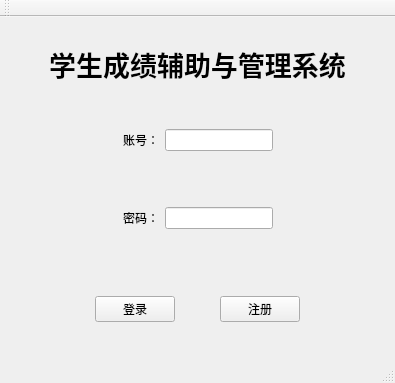
<?xml version="1.0" encoding="UTF-8"?>
<ui version="4.0">
 <class>LogInClass</class>
 <widget class="QMainWindow" name="LogInClass">
  <property name="geometry">
   <rect>
    <x>0</x>
    <y>0</y>
    <width>395</width>
    <height>383</height>
   </rect>
  </property>
  <property name="windowTitle">
   <string>LogIn</string>
  </property>
  <widget class="QWidget" name="centralWidget">
   <layout class="QGridLayout" name="gridLayout">
    <item row="1" column="1">
     <widget class="QLabel" name="label_3">
      <property name="sizePolicy">
       <sizepolicy hsizetype="Preferred" vsizetype="Preferred">
        <horstretch>0</horstretch>
        <verstretch>0</verstretch>
       </sizepolicy>
      </property>
      <property name="font">
       <font>
        <family>楷体</family>
        <pointsize>20</pointsize>
        <weight>75</weight>
        <bold>true</bold>
       </font>
      </property>
      <property name="contextMenuPolicy">
       <enum>Qt::DefaultContextMenu</enum>
      </property>
      <property name="text">
       <string>学生成绩辅助与管理系统</string>
      </property>
      <property name="textFormat">
       <enum>Qt::AutoText</enum>
      </property>
      <property name="alignment">
       <set>Qt::AlignCenter</set>
      </property>
      <property name="wordWrap">
       <bool>false</bool>
      </property>
     </widget>
    </item>
    <item row="1" column="2">
     <spacer name="horizontalSpacer_3">
      <property name="orientation">
       <enum>Qt::Horizontal</enum>
      </property>
      <property name="sizeHint" stdset="0">
       <size>
        <width>40</width>
        <height>20</height>
       </size>
      </property>
     </spacer>
    </item>
    <item row="1" column="0">
     <spacer name="horizontalSpacer_2">
      <property name="orientation">
       <enum>Qt::Horizontal</enum>
      </property>
      <property name="sizeHint" stdset="0">
       <size>
        <width>40</width>
        <height>20</height>
       </size>
      </property>
     </spacer>
    </item>
    <item row="5" column="1">
     <spacer name="verticalSpacer_2">
      <property name="orientation">
       <enum>Qt::Vertical</enum>
      </property>
      <property name="sizeHint" stdset="0">
       <size>
        <width>20</width>
        <height>40</height>
       </size>
      </property>
     </spacer>
    </item>
    <item row="4" column="1">
     <widget class="QWidget" name="widget_4" native="true">
      <layout class="QHBoxLayout" name="horizontalLayout_3">
       <item>
        <spacer name="horizontalSpacer_8">
         <property name="orientation">
          <enum>Qt::Horizontal</enum>
         </property>
         <property name="sizeHint" stdset="0">
          <size>
           <width>40</width>
           <height>20</height>
          </size>
         </property>
        </spacer>
       </item>
       <item>
        <widget class="QPushButton" name="ToLogIn">
         <property name="text">
          <string>登录</string>
         </property>
        </widget>
       </item>
       <item>
        <spacer name="horizontalSpacer">
         <property name="orientation">
          <enum>Qt::Horizontal</enum>
         </property>
         <property name="sizeHint" stdset="0">
          <size>
           <width>40</width>
           <height>20</height>
          </size>
         </property>
        </spacer>
       </item>
       <item>
        <widget class="QPushButton" name="ToRegist">
         <property name="text">
          <string>注册</string>
         </property>
        </widget>
       </item>
       <item>
        <spacer name="horizontalSpacer_9">
         <property name="orientation">
          <enum>Qt::Horizontal</enum>
         </property>
         <property name="sizeHint" stdset="0">
          <size>
           <width>40</width>
           <height>20</height>
          </size>
         </property>
        </spacer>
       </item>
      </layout>
     </widget>
    </item>
    <item row="3" column="1">
     <widget class="QWidget" name="widget_3" native="true">
      <layout class="QVBoxLayout" name="verticalLayout">
       <item>
        <widget class="QWidget" name="widget" native="true">
         <layout class="QHBoxLayout" name="horizontalLayout">
          <item>
           <spacer name="horizontalSpacer_4">
            <property name="orientation">
             <enum>Qt::Horizontal</enum>
            </property>
            <property name="sizeHint" stdset="0">
             <size>
              <width>40</width>
              <height>20</height>
             </size>
            </property>
           </spacer>
          </item>
          <item>
           <widget class="QLabel" name="label">
            <property name="text">
             <string>账号：</string>
            </property>
           </widget>
          </item>
          <item>
           <widget class="QLineEdit" name="accountNumber"/>
          </item>
          <item>
           <spacer name="horizontalSpacer_5">
            <property name="orientation">
             <enum>Qt::Horizontal</enum>
            </property>
            <property name="sizeHint" stdset="0">
             <size>
              <width>40</width>
              <height>20</height>
             </size>
            </property>
           </spacer>
          </item>
         </layout>
        </widget>
       </item>
       <item>
        <spacer name="verticalSpacer_5">
         <property name="orientation">
          <enum>Qt::Vertical</enum>
         </property>
         <property name="sizeHint" stdset="0">
          <size>
           <width>20</width>
           <height>40</height>
          </size>
         </property>
        </spacer>
       </item>
       <item>
        <widget class="QWidget" name="widget_2" native="true">
         <layout class="QHBoxLayout" name="horizontalLayout_2">
          <item>
           <spacer name="horizontalSpacer_6">
            <property name="orientation">
             <enum>Qt::Horizontal</enum>
            </property>
            <property name="sizeHint" stdset="0">
             <size>
              <width>40</width>
              <height>20</height>
             </size>
            </property>
           </spacer>
          </item>
          <item>
           <widget class="QLabel" name="label_2">
            <property name="text">
             <string>密码：</string>
            </property>
           </widget>
          </item>
          <item>
           <widget class="QLineEdit" name="passwordLine">
            <property name="echoMode">
             <enum>QLineEdit::Password</enum>
            </property>
           </widget>
          </item>
          <item>
           <spacer name="horizontalSpacer_7">
            <property name="orientation">
             <enum>Qt::Horizontal</enum>
            </property>
            <property name="sizeHint" stdset="0">
             <size>
              <width>40</width>
              <height>20</height>
             </size>
            </property>
           </spacer>
          </item>
         </layout>
        </widget>
       </item>
       <item>
        <spacer name="verticalSpacer_3">
         <property name="orientation">
          <enum>Qt::Vertical</enum>
         </property>
         <property name="sizeHint" stdset="0">
          <size>
           <width>20</width>
           <height>40</height>
          </size>
         </property>
        </spacer>
       </item>
      </layout>
     </widget>
    </item>
    <item row="0" column="1">
     <spacer name="verticalSpacer">
      <property name="orientation">
       <enum>Qt::Vertical</enum>
      </property>
      <property name="sizeHint" stdset="0">
       <size>
        <width>20</width>
        <height>40</height>
       </size>
      </property>
     </spacer>
    </item>
    <item row="2" column="1">
     <spacer name="verticalSpacer_4">
      <property name="orientation">
       <enum>Qt::Vertical</enum>
      </property>
      <property name="sizeHint" stdset="0">
       <size>
        <width>20</width>
        <height>40</height>
       </size>
      </property>
     </spacer>
    </item>
   </layout>
  </widget>
  <widget class="QMenuBar" name="menuBar">
   <property name="geometry">
    <rect>
     <x>0</x>
     <y>0</y>
     <width>395</width>
     <height>22</height>
    </rect>
   </property>
  </widget>
  <widget class="QToolBar" name="mainToolBar">
   <attribute name="toolBarArea">
    <enum>TopToolBarArea</enum>
   </attribute>
   <attribute name="toolBarBreak">
    <bool>false</bool>
   </attribute>
  </widget>
  <widget class="QStatusBar" name="statusBar"/>
 </widget>
 <layoutdefault spacing="6" margin="11"/>
 <resources/>
 <connections/>
</ui>
